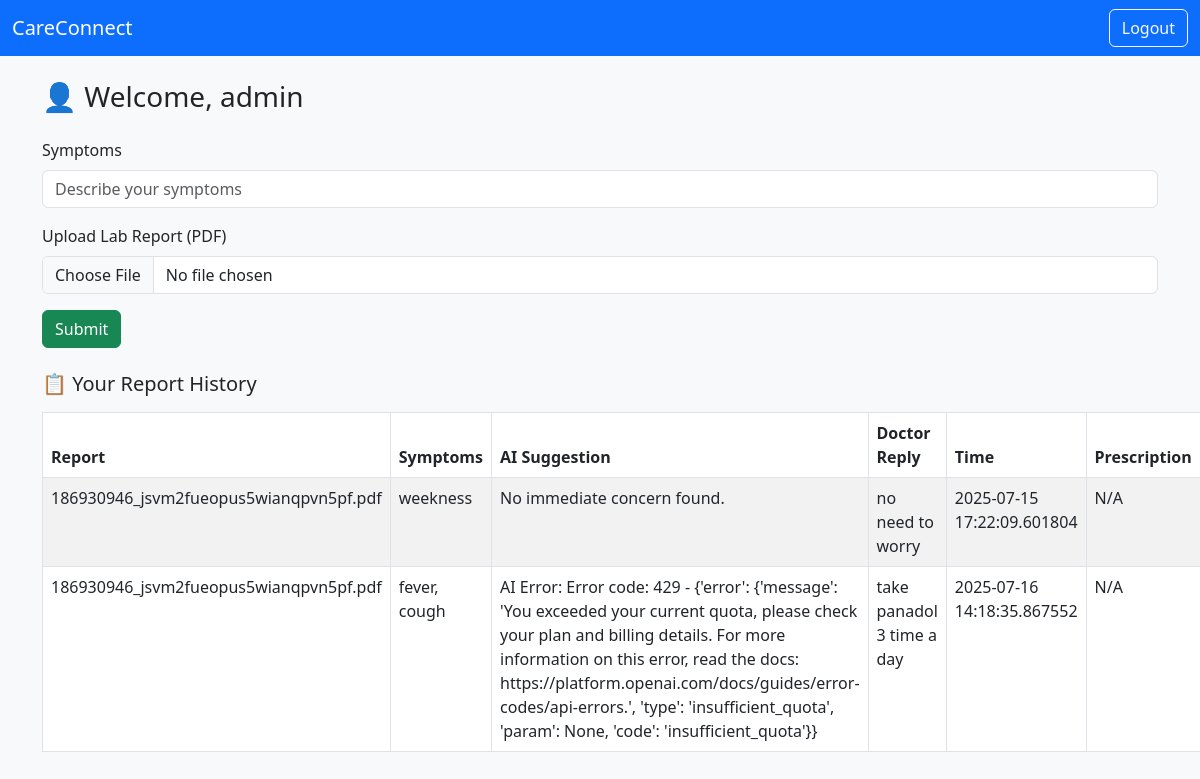
The app's page /dashboard (signed in) with its own data.
### tables this page shows
CREATE TABLE reports (
                        id INTEGER PRIMARY KEY AUTOINCREMENT,
                        username TEXT,
                        filename TEXT,
                        symptoms TEXT,
                        ai_reply TEXT,
                        timestamp DATETIME DEFAULT CURRENT_TIMESTAMP
                    , doctor_reply TEXT, ai_suggestion TEXT, prescription_filename TEXT);

### app.py (the view)
@app.route('/dashboard')
def dashboard():
    username = session.get('username')
    conn = sqlite3.connect('careconnect.db')
    cursor = conn.cursor()
    cursor.execute('SELECT filename, symptoms, ai_reply, doctor_reply, timestamp, prescription_filename FROM reports WHERE username = ?', (username,))
    reports = cursor.fetchall()
    conn.close()
    return render_template('patient_dashboard.html', user=username, report_history=reports)

### templates/patient_dashboard.html (shortened to what this page needs)
{% extends 'base.html' %}
{% block content %}
<h3 class="mb-4">👤 Welcome, {{ user }}</h3>
<form method="POST" action="{{ url_for('submit') }}" enctype="multipart/form-data" class="mb-4">
    <div class="mb-3">
        <label for="symptoms" class="form-label">Symptoms</label>
        <input type="text" name="symptoms" class="form-control" placeholder="Describe your symptoms" required>
    </div>
    <div class="mb-3">
        <label for="file" class="form-label">Upload Lab Report (PDF)</label>
        <input type="file" name="file" class="form-control" accept="application/pdf" required>
    </div>
    <button type="submit" class="btn btn-success">Submit</button>
</form>
<h5 class="mb-3">📋 Your Report History</h5>
<table class="table table-bordered table-striped">
    <thead>
        <tr>
            <th>Report</th>
            <th>Symptoms</th>
            <th>AI Suggestion</th>
            <th>Doctor Reply</th>
            <th>Time</th>
            <th>Prescription</th>
        </tr>
    </thead>
    <tbody>
        {% for report in report_history %}
        <tr>
            <td>{{ report[0] }}</td>
            <td>{{ report[1] }}</td>
            <td>{{ report[2] }}</td>
            <td>{{ report[3] or 'Pending...' }}</td>
            <td>{{ report[4] }}</td>
            <td>
                {% if report[5] %}
                    <a href="{{ url_for('static', filename='prescriptions/' ~ report[5]) }}" target="_blank" class="btn btn-sm btn-outline-primary">View</a>
                {% else %}
                    N/A
                {% endif %}
            </td>
        </tr>
        {% endfor %}
    </tbody>
</table>
{% endblock %}

### records on screen
reports: filename "186930946_jsvm2fueopus5wianqpvn5pf.pdf", symptoms "weekness", ai_reply "No immediate concern found.", doctor_reply "no need to worry", timestamp "2025-07-15 17:22:09.601804"
reports: filename "186930946_jsvm2fueopus5wianqpvn5pf.pdf", symptoms "fever, cough", ai_reply "AI Error: Error code: 429 - {'error': {'message': 'You exceeded your current quota, please check your plan and billing details. For more information on this error, read the docs: https://platform.openai.com/docs/guides/error-codes/api-errors.', 'type': 'insufficient_quota', 'param': None, 'code': 'insufficient_quota'}}", doctor_reply "take panadol 3 time a day", timestamp "2025-07-16 14:18:35.867552"

### other values on screen
{{ user }} "admin"
